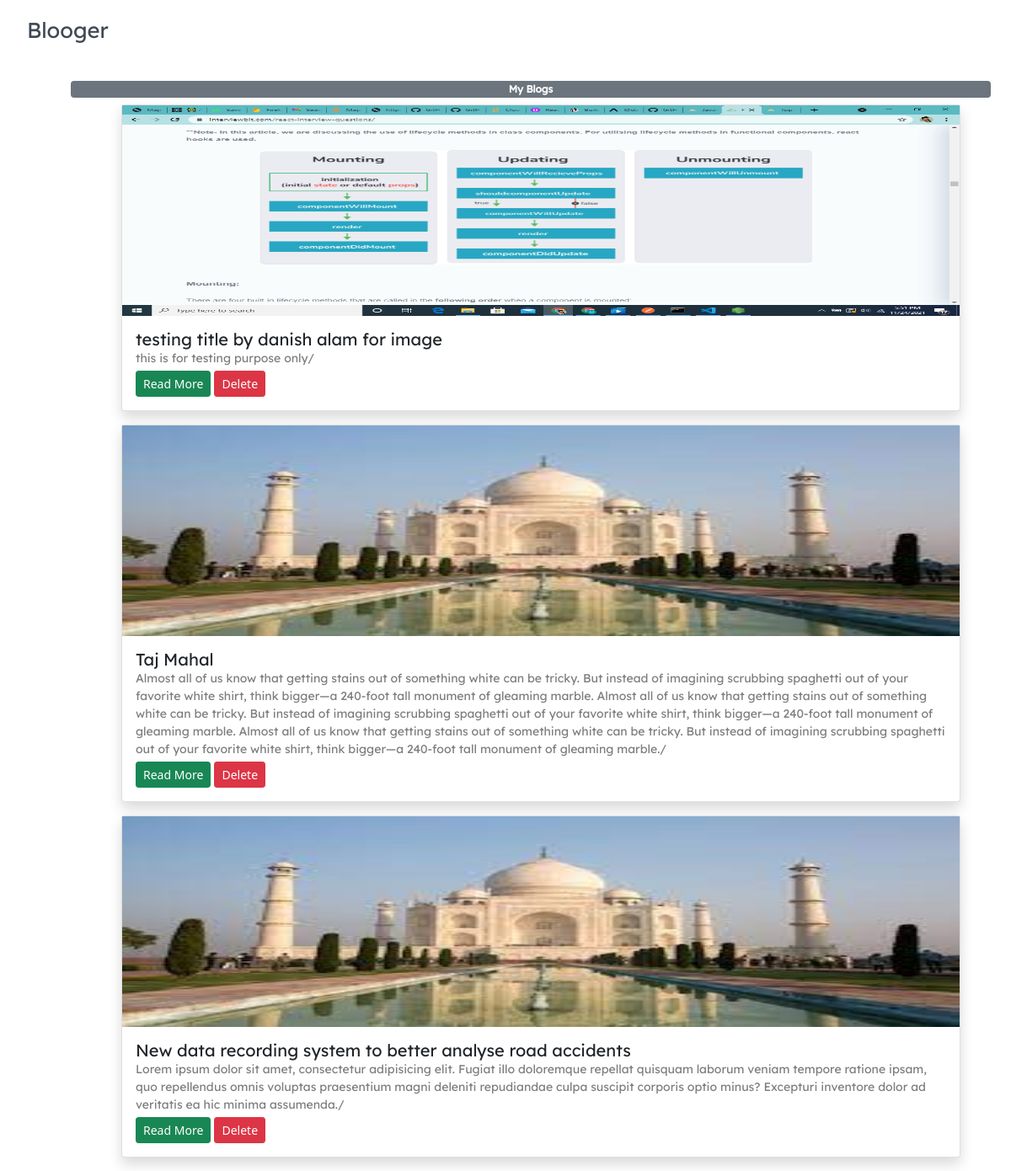
/my_blog.php (signed in), run on the app's committed database.
### tables this page shows
CREATE TABLE `post` (
  `post_id` int(11) NOT NULL,
  `post_title` varchar(200) NOT NULL,
  `post_content` longtext NOT NULL,
  `post_place` int(11) NOT NULL,
  `user_id` int(11) NOT NULL,
  `image` varchar(255) NOT NULL
);

### my_blog.php (the view, shortened to what this page needs)
<!DOCTYPE html>
<html lang="en">
<head>
    <link rel="stylesheet" href="css/bootstrap.css">
    <link href="https://cdn.jsdelivr.net/npm/bootstrap@5.1.3/dist/css/bootstrap.min.css" rel="stylesheet"></head>
</head>
<body>
   <?php include "nav.php";?>
    <div class="container mt-3">
        <div class="row mx-auto">
           <h1 class="badge bg-secondary mb-2">My Blogs</h1>
               <div class="row">
               <?php if(isset($_SESSION['user_login'])){
                $log = $_SESSION['user_login'];
                    $calling_post = mysqli_query($con,"SELECT * FROM post JOIN user ON post.user_id = user.user_id WHERE user_name='$log'");
                    while($row = mysqli_fetch_array($calling_post)):
               ?>
                <div class="col-lg-12 mb-3">
                    <div class="card shadow card-deck ms-5">
                       <img src="image/<?= $row['image'];?>" alt="" width="100%" height="250px">
                        <div class="card-body">
                            <h2 class="lead text-truncate mb-0"><?= $row['post_title'];?></h2>
                            <p class="small p-0 m-0 mb-1"><?= $row['post_content'];?>/</p>
                            <a href="posts.php?post=<?= $row['post_id']?>" class="btn btn-success btn-sm">Read More</a>
                            <a href="blog_delete.php?del=<?= $row['post_id']?>" class="btn btn-danger btn-sm">Delete</a>
                        </div>
                    </div>
                </div>
                <?php endwhile;
                   }
                   ?>
                </div>
            </div>
        </div>
</body>
</html>

### css/style.css (style rules this page uses)
html,body { margin: 0%; box-sizing: border-box; overflow-x: hidden; }
:root { --text-gray: #3f4954; --text-light: #686666da; --bg-color: #0f0f0f; --white: #ffffff; --midnight: #104f55; --sky: linear-gradient(120deg, #a1c4fd 0%, #c2e9fb 100%); --Abel:'Abel',cursive; --Anton:'Anton',cursive; --Josefin:'Josefin',cursive; --Lexend:'Lexend',cursive; --Livvic:'Livvic',cursive; }
a { text-decoration: none; color: var(--text-gray); }
h1 { font-family: var(--Lexend); font-size: 2.5rem; }
h2 { font-family: var(--Lexend); }
.container { margin: 0 5vw; }
p { font-family: var(--Lexend); color: var(--text-light); }

### data on the page
post: image (picture), post_title "testing title by danish alam for image", post_content "this is for testing purpose only"
post: image (picture), post_title "Taj Mahal", post_content "Almost all of us know that getting stains out of something white can be tricky. But instead of imagining scrubbing spaghetti out of your favorite white shirt, think bigger—a 240-foot tall monument of gleaming marble. Almost all of us know that getting stains out of something white can be tricky. But instead of imagining scrubbing spaghetti out of your favorite white shirt, think bigger—a 240-foot tall monument of gleaming marble. Almost all of us know that getting stains out of something white can be tricky. But instead of imagining scrubbing spaghetti out of your favorite white shirt, think bigger—a 240-foot tall monument of gleaming marble."
post: image (picture), post_title "New data recording system to better analyse road accidents", post_content "Lorem ipsum dolor sit amet, consectetur adipisicing elit. Fugiat illo doloremque repellat quisquam laborum veniam tempore ratione ipsam, quo repellendus omnis voluptas praesentium magni deleniti repudiandae culpa suscipit corporis optio minus? Excepturi inventore dolor ad veritatis ea hic minima assumenda."
